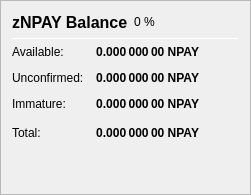
                   <widget class="QFrame" name="frame_ZerocoinBalances">
                    <property name="frameShape">
                     <enum>QFrame::StyledPanel</enum>
                    </property>
                    <property name="frameShadow">
                     <enum>QFrame::Raised</enum>
                    </property>
                    <layout class="QVBoxLayout" name="verticalLayout_7">
                     <item>
                      <layout class="QHBoxLayout" name="horizontalLayout_8" stretch="0,0,0">
                       <item>
                        <widget class="QLabel" name="label_5z_3">
                         <property name="minimumSize">
                          <size>
                           <width>0</width>
                           <height>20</height>
                          </size>
                         </property>
                         <property name="font">
                          <font>
                           <pointsize>12</pointsize>
                           <weight>75</weight>
                           <bold>true</bold>
                          </font>
                         </property>
                         <property name="text">
                          <string>zNPAY Balance</string>
                         </property>
                        </widget>
                       </item>
                       <item>
                        <widget class="QLabel" name="labelzNPAYPercent">
                         <property name="text">
                          <string notr="true">0 %</string>
                         </property>
                        </widget>
                       </item>
                       <item>
                        <spacer name="horizontalSpacer_11">
                         <property name="orientation">
                          <enum>Qt::Horizontal</enum>
                         </property>
                         <property name="sizeHint" stdset="0">
                          <size>
                           <width>40</width>
                           <height>20</height>
                          </size>
                         </property>
                        </spacer>
                       </item>
                      </layout>
                     </item>
                     <item>
                      <widget class="Line" name="line_ZerocoinBalance">
                       <property name="minimumSize">
                        <size>
                         <width>0</width>
                         <height>1</height>
                        </size>
                       </property>
                       <property name="maximumSize">
                        <size>
                         <width>16777215</width>
                         <height>1</height>
                        </size>
                       </property>
                       <property name="orientation">
                        <enum>Qt::Horizontal</enum>
                       </property>
                      </widget>
                     </item>
                     <item>
                      <layout class="QGridLayout" name="gridLayout_5">
                       <property name="spacing">
                        <number>12</number>
                       </property>
                       <item row="1" column="0">
                        <widget class="QLabel" name="labelzBalanceMatureText">
                         <property name="toolTip">
                          <string>Mature: more than 20 confirmation and more than 1 mint of the same denomination after it was minted.
These zNPAY are spendable.</string>
                         </property>
                         <property name="text">
                          <string>Available:</string>
                         </property>
                        </widget>
                       </item>
                       <item row="1" column="1">
                        <widget class="QLabel" name="labelzBalanceMature">
                         <property name="font">
                          <font>
                           <weight>75</weight>
                           <bold>true</bold>
                          </font>
                         </property>
                         <property name="toolTip">
                          <string>Mature: more than 20 confirmation and more than 1 mint of the same denomination after it was minted.
These zNPAY are spendable.</string>
                         </property>
                         <property name="text">
                          <string notr="true">0.000 000 00 NPAY</string>
                         </property>
                         <property name="alignment">
                          <set>Qt::AlignRight|Qt::AlignTrailing|Qt::AlignVCenter</set>
                         </property>
                        </widget>
                       </item>
                       <item row="2" column="0">
                        <widget class="QLabel" name="labelzBalanceUnconfirmedText">
                         <property name="toolTip">
                          <string>Unconfirmed: less than 20 confirmations
Immature: confirmed, but less than 1 mint of the same denomination after it was minted</string>
                         </property>
                         <property name="text">
                          <string>Unconfirmed:</string>
                         </property>
                        </widget>
                       </item>
                       <item row="2" column="1">
                        <widget class="QLabel" name="labelzBalanceUnconfirmed">
                         <property name="font">
                          <font>
                           <weight>75</weight>
                           <bold>true</bold>
                          </font>
                         </property>
                         <property name="toolTip">
                          <string>Unconfirmed: less than 20 confirmations
Immature: confirmed, but less than 1 mint of the same denomination after it was minted</string>
                         </property>
                         <property name="text">
                          <string notr="true">0.000 000 00 NPAY</string>
                         </property>
                         <property name="alignment">
                          <set>Qt::AlignRight|Qt::AlignTrailing|Qt::AlignVCenter</set>
                         </property>
                        </widget>
                       </item>
                       <item row="3" column="0">
                        <widget class="QLabel" name="labelzBalanceImmatureText">
                         <property name="toolTip">
                          <string>Unconfirmed: less than 20 confirmations
Immature: confirmed, but less than 1 mint of the same denomination after it was minted</string>
                         </property>
                         <property name="text">
                          <string>Immature:</string>
                         </property>
                        </widget>
                       </item>
                       <item row="3" column="1">
                        <widget class="QLabel" name="labelzBalanceImmature">
                         <property name="font">
                          <font>
                           <weight>75</weight>
                           <bold>true</bold>
                          </font>
                         </property>
                         <property name="toolTip">
                          <string>Unconfirmed: less than 20 confirmations
Immature: confirmed, but less than 1 mint of the same denomination after it was minted</string>
                         </property>
                         <property name="text">
                          <string notr="true">0.000 000 00 NPAY</string>
                         </property>
                         <property name="alignment">
                          <set>Qt::AlignRight|Qt::AlignTrailing|Qt::AlignVCenter</set>
                         </property>
                        </widget>
                       </item>
                       <item row="4" column="0">
                        <widget class="QLabel" name="labelzBalanceText">
                         <property name="toolTip">
                          <string>Your current zNPAY balance, unconfirmed and immature zNPAY included.</string>
                         </property>
                         <property name="text">
                          <string>Total:</string>
                         </property>
                        </widget>
                       </item>
                       <item row="4" column="1">
                        <widget class="QLabel" name="labelzBalance">
                         <property name="font">
                          <font>
                           <weight>75</weight>
                           <bold>true</bold>
                          </font>
                         </property>
                         <property name="cursor">
                          <cursorShape>IBeamCursor</cursorShape>
                         </property>
                         <property name="toolTip">
                          <string>Your current zNPAY balance, unconfirmed and immature zNPAY included.</string>
                         </property>
                         <property name="text">
                          <string notr="true">0.000 000 00 NPAY</string>
                         </property>
                         <property name="alignment">
                          <set>Qt::AlignRight|Qt::AlignTrailing|Qt::AlignVCenter</set>
                         </property>
                         <property name="textInteractionFlags">
                          <set>Qt::LinksAccessibleByMouse|Qt::TextSelectableByKeyboard|Qt::TextSelectableByMouse</set>
                         </property>
                        </widget>
                       </item>
                       <item row="4" column="2">
                        <spacer name="horizontalSpacer_4">
                         <property name="orientation">
                          <enum>Qt::Horizontal</enum>
                         </property>
                         <property name="sizeHint" stdset="0">
                          <size>
                           <width>40</width>
                           <height>20</height>
                          </size>
                         </property>
                        </spacer>
                       </item>
                      </layout>
                     </item>
                     <item>
                      <spacer name="verticalSpacer_4">
                       <property name="orientation">
                        <enum>Qt::Vertical</enum>
                       </property>
                       <property name="sizeHint" stdset="0">
                        <size>
                         <width>20</width>
                         <height>40</height>
                        </size>
                       </property>
                      </spacer>
                     </item>
                    </layout>
                   </widget>
